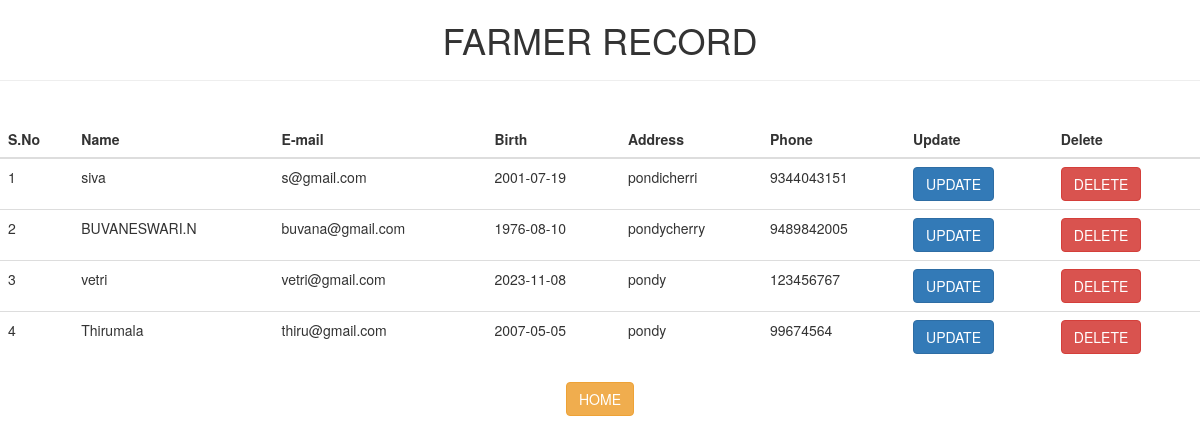
/view, run on the app's committed database.
### tables this page shows
CREATE TABLE customers (pid integer primary key,name text,
            email varchar(20),birth date,address text,phone integer);

### web.py (the view)
@app.route('/view')
def view():
    con=sqlite3.connect('data2.db')
    con.row_factory=sqlite3.Row
    cur=con.cursor()
    cur.execute("select  * from customers")
    data=cur.fetchall()
    con.close()
    return render_template('view.html',data=data)

### templates/view.html (shortened to what this page needs)
<!DOCTYPE html>
<html lang="en">
<head>
 <link rel="stylesheet" href="https://maxcdn.bootstrapcdn.com/bootstrap/3.4.1/css/bootstrap.min.css">
</head>
<body>
    <div class="main">
       <center> <h1>FARMER RECORD<hr></h1></center>
        <div align="center"class="table">
            <br>
       <table class="table table-border" >
        <thead>
            <tr>
                <th>S.No</th>
                <th>Name</th>
                <th>E-mail</th>
                <th>Birth</th>
                <th>Address</th>
                <th>Phone</th>
                <th>Update</th>
                <th>Delete</th>
            </tr>
        </thead>
       <tbody>
        {% for res in data %}
        {%set i=loop.index %}
        <tr>
            <td>{{i}}</td>
            <td>{{res["name"]}}</td>
            <td>{{res["email"]}}</td>
            <td>{{res["birth"]}}</td>
            <td>{{res["address"]}}</td>
            <td>{{res["phone"]}}</td>
            <td><a href=" {{url_for('update',id=res['pid'])}}"class="btn btn-primary">UPDATE</a></td>
            <td><a href=" {{url_for('delete',id=res['pid'])}}"class="btn btn-danger">DELETE</a></td>
        </tr>
        {% endfor %}
       </tbody>
       </table>
       <div>
        <a href="{{url_for('main1')}}"class ="btn btn-warning pull right">HOME</a>
       </div>
    </div>
   </div>
</body>
</html>

### data on the page
customers: pid "1", name "siva", email "s@gmail.com", birth "2001-07-19", address "pondicherri", phone "9344043151"
customers: i "2", name "BUVANESWARI.N", email "buvana@gmail.com", birth "1976-08-10", address "pondycherry", phone "9489842005"
customers: i "3", name "vetri", email "vetri@gmail.com", birth "2023-11-08", address "pondy", phone "123456767"
customers: i "4", name "Thirumala", email "thiru@gmail.com", birth "2007-05-05", address "pondy", phone "99674564"
